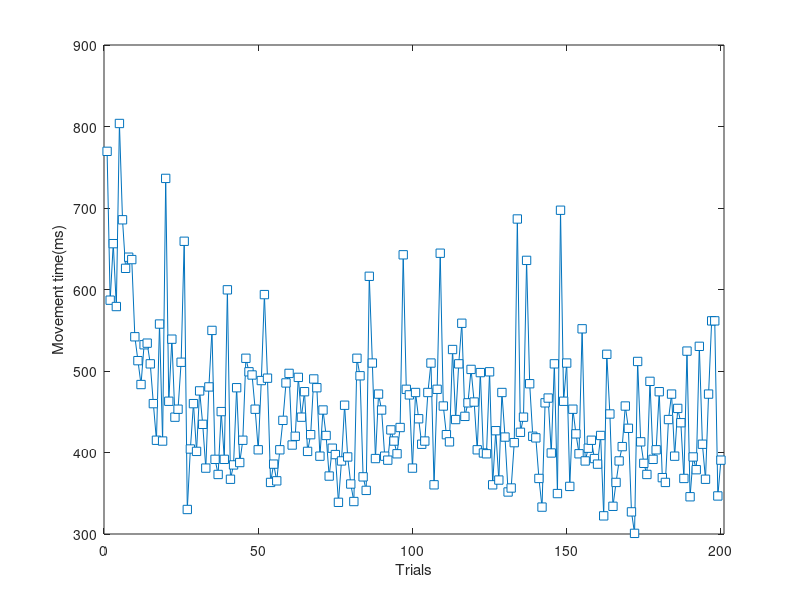

The MATLAB source for this figure: (Note: this script raises an error after producing the figure.)
%load data
load EMGRT.mat
N = length(rts);
%Getting sample trials
%One is selected to be relatively clean while the other is not
trials2plot = [4 29];
%plotting the figure
figure(1),clf
%Plot of Movement times
plot(rts,'s-','markerfacecolor','w');
xlabel('Trials'),ylabel('Movement time(ms)');
set(gca,'xlim',[0 N+1])
%Histogram of RTs
figure(2),clf
histogram(rts,40)
xlabel('Count'),ylabel('Movement Time(ms)')
figure(3),clf
for i = 1:2
    subplot(2,1,i),hold on
    plot(timevec,emg(trials2plot(i),:),'r','linew',1)
    plot([1 1]*rts(trials2plot(i)),get(gca,'ylim'),'k--','linew',1)
    xlabel('Time(ms)')
    legend({'EMG';'Button Press'})
end
%detect EMG onsets
%define baseline time window for normalization
baseidx = dsearchn(timevec',[-500 0]');
%pick the z-threshold
zthresh = 100;
%intialization of outputs
emgonsets = zeros(N,1);
%initiate filtered signal
emgSelected = emg(29,:);
emgf = emgSelected;
%the loop implementation
for i = 2:length(emgSelected)-1
    emgf(i) = emgSelected(i)^2 - (emgSelected(i-1)*emgSelected(i+1));
end

%Normalization because the filtered signal is not in the same scale as the
%original.For that we use the prezero section
emgZ = (emgSelected-mean(emgSelected(baseidx(1):baseidx(2))))/std(emgSelected(baseidx(1):baseidx(2)));
emgZf = (emgf-mean(emgf(baseidx(1):baseidx(2))))/std(emgf(baseidx(1):baseidx(2)));
%plotting the zscored
figure(4),clf,hold on
plot(timevec,emgSelected,'b','linew',2);
plot(timevec,emgZf,'m','linew',2);
xlabel('Time(ms)'),ylabel('Z score relative to prestimulus')
legend({'EMG'; 'EMG TKEO'});

for triali = 1:N
    %convert to energy via TKEO
    tkeo = emg(triali,2:end-1).^2-(emg(triali,1:end-2).*emg(triali,3:end));
    tkeo = (tkeo-mean(tkeo(baseidx(1):baseidx(2))))./std(tkeo(baseidx(1):baseidx(2)));
    tkeoThresh = tkeo > zthresh;
    tkeoThresh(timevec<0) = 0;
    tkeoPnts = find(tkeoThresh);
    emgonsets(triali) = timevec(tkeoPnts(1)+1);
end
figure(5), clf
plot(rts,emgonsets,'bo','markerfacecolor','b','markersize',5)
xlabel('Button press time')
ylabel('EMG onset time')
axis square
%Get the correlation results
[R,P,RL,RU] = corrcoef(emgonsets,rts);
%Getting the stat parameters
minOnSet = min(emgonsets);
maxOnSet = max(emgonsets);
meanOnset = mean(emgonsets);
medianOnset = median(emgonsets);
stdOnset = std(emgonsets);
varOnset = stdOnset^2;
minMT = min(rts);
maxMT = max(rts);
meanMT = mean(rts);
medianMT = median(rts);
stdMT = std(rts);
varMT = stdMT^2;

